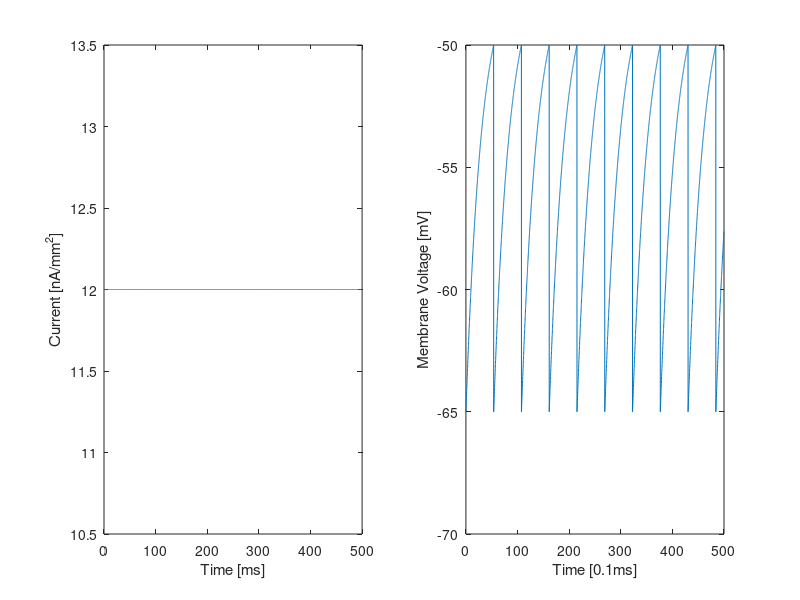

Here is the MATLAB script that generated this plot: (Note: this script raises an error after producing the figure.)
close all;
clear all;
clc;

rm = 1.5; %MOhmm2;` 
cm = 20; %nF/mm2
taum = rm*cm;
Vreset = -65; %mV
EL = Vreset;
V_th = -50;
V(1) = -65;

T = 500; %ms
dt = 0.1;
t = 0:dt:T;

iCurrVec = ones(1, length(t))*12; %12 nA/mm2
tSpike = [];
interSpikeInt = [];

for i=1:(size(t, 2)-1)

    V(i + 1) = V(i)*exp(-dt/taum) + (iCurrVec(i)*rm + EL)*(1 - exp(-dt/taum));
    if (V(i+1)>=V_th)

        V(i+1) = Vreset;
        tSpike = [tSpike t(i+1)];
        if length(tSpike) > 1
            interSpikeInt = [interSpikeInt (tSpike(end-1)-tSpike(end))];
        end
    end

end



% 7. Plot the voltage into the second axis
figure(1)
subplot(1,2,1);
plot(t, iCurrVec)
xlim([0 T])
xlabel('Time [ms]');
ylabel('Current [nA/mm^2]');
subplot(1,2,2);
plot(t,V)
xlim([0 T])
xlabel('Time [0.1ms]');
ylabel('Membrane Voltage [mV]');
sgtitle ("Constant input current (12 nA/mm^2)", 'FontSize',10)

% Write reset_steps into command window


'Figure 1 spikes'
tSpike
'Figure 1 spike intervals'
interSpikeInt


tSpike = [];
interSpikeInt = [];

i0 = 12;
f = .004; %kHz
sineLow = i0*sin(t*(2*pi*f));
for i=1:(size(t, 2)-1)

    V(i + 1) = V(i)*exp(-dt/taum) + (sineLow(i)*rm + EL)*(1 - exp(-dt/taum));

    if (V(i+1)>=V_th)

        V(i+1) = Vreset;
        tSpike = [tSpike t(i+1)];
        if length(tSpike) > 1
            interSpikeInt = [interSpikeInt (tSpike(end-1)-tSpike(end))];
        end
    end

end
figure(2)
subplot(1,2,1);
plot(sineLow)
xlim([0 length(t)])
xlabel('Time [ms]');
ylabel('Current [nA/mm^2]');
subplot(1,2,2);
plot(t,V)
xlim([0 T])
xlabel('Time [0.1ms]');
ylabel('Membrane Voltage [mV]');
sgtitle("Sinusoidal input current, 4 Hz, (nA/mm^2)", 'FontSize',10)

'Figure 2 spikes'
tSpike
'Figure 2 spike intervals'
interSpikeInt

tSpike = [];
interSpikeInt = [];

i0 = 12;
f = .020; %kHz
sineHigh = i0*sin(t*(2*pi*f));
for i=1:(size(t, 2)-1)

    V(i + 1) = V(i)*exp(-dt/taum) + (sineHigh(i)*rm + EL)*(1 - exp(-dt/taum));

    if (V(i+1)>=V_th)

        V(i+1) = Vreset;
        tSpike = [tSpike t(i+1)];
        if length(tSpike) > 1
            interSpikeInt = [interSpikeInt (tSpike(end-1)-tSpike(end))];
        end
    end

end

'Figure 3 spikes'
tSpike
'Figure 3 spike intervals'
interSpikeInt


figure(3)
subplot(1,2,1);
plot(sineHigh)
xlim([0 length(t)])
xlabel('Time [ms]');
ylabel('Current [nA/mm^2]');
subplot(1,2,2);
plot(t,V)
xlim([0 T])
xlabel('Time [0.1ms]');
ylabel('Membrane Voltage [mV]');
sgtitle("Sinusoidal input current, 20 Hz, (nA/mm^2)", 'FontSize',10)

tSpike = [];
interSpikeInt = [];

i0 = 12;
f = .020; %kHz
current = [];


for i=1:(size(t, 2)-1)

    i_t = i0*(t(i)/150);
    current = [current i_t];
    V(i + 1) = V(i)*exp(-dt/taum) + ( i_t*rm + EL)*(1 - exp(-dt/taum));

    if (V(i+1)>=V_th)

        V(i+1) = Vreset;
        tSpike = [tSpike t(i+1)];
        if length(tSpike) > 1
            interSpikeInt = [interSpikeInt (tSpike(end-1)-tSpike(end))];
        end
    end

end

'Figure 4 spikes' 
tSpike
'Figure 4 spike intervals'
interSpikeInt

figure(4)
subplot(1,2,1);
plot(current)
xlim([0 length(t)])
xlabel('Time [ms]');
ylabel('Current [nA/mm^2]');
subplot(1,2,2);
plot(t,V)
xlim([0 T])
xlabel('Time [0.1ms]');
ylabel('Membrane Voltage [mV]');
sgtitle("Ramping current increasing i0*t/150ms (nA/mm^2)", 'FontSize',10)


